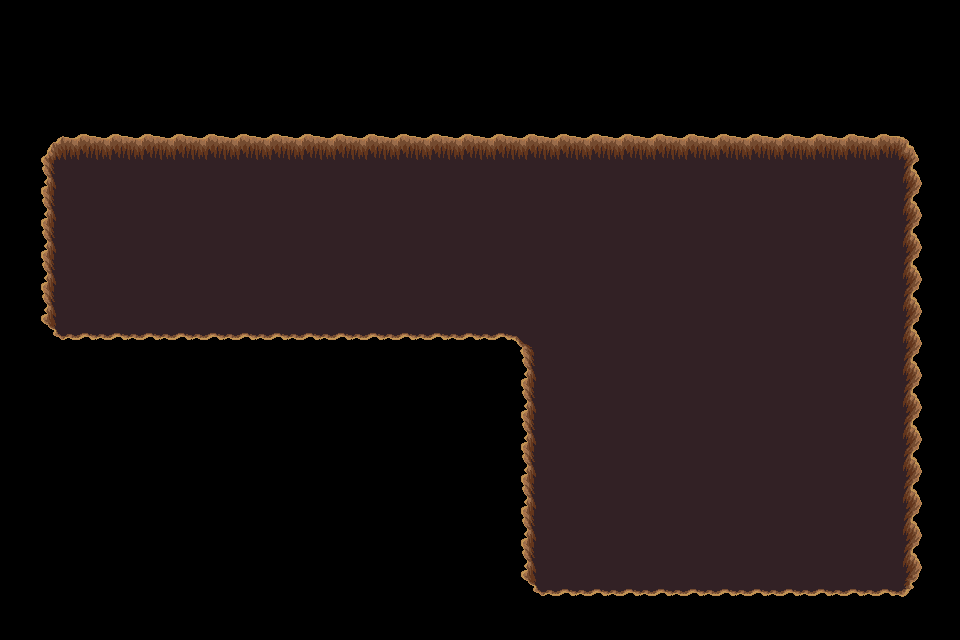

Below is a game level as drawn by its tile map, then a one-line description and the .tmx file that defines it, in full:
An orthogonal 30x20 tile map with 32x32 px tiles, 1 tile layer (trou), 2 tilesets.

<map version="1.5" tiledversion="1.7.2" orientation="orthogonal" renderorder="right-down" width="30" height="20" tilewidth="32" tileheight="32" infinite="0" nextlayerid="9" nextobjectid="1">
 <tileset firstgid="1" source="../../../dungeon_green.tsx" />
 <tileset firstgid="530" source="../../../dungeon.tsx" />
 <layer id="8" name="trou" width="30" height="20">
  <data encoding="csv">
0,0,0,0,0,0,0,0,0,0,0,0,0,0,0,0,0,0,0,0,0,0,0,0,0,0,0,0,0,0,
0,0,0,0,0,0,0,0,0,0,0,0,0,0,0,0,0,0,0,0,0,0,0,0,0,0,0,0,0,0,
0,0,0,0,0,0,0,0,0,0,0,0,0,0,0,0,0,0,0,0,0,0,0,0,0,0,0,0,0,0,
0,0,0,0,0,0,0,0,0,0,0,0,0,0,0,0,0,0,0,0,0,0,0,0,0,0,0,0,0,0,
0,432,433,433,433,433,433,433,433,433,433,433,433,433,433,433,433,433,433,433,433,433,433,433,433,433,433,433,434,0,
0,455,456,456,456,456,456,456,456,456,456,456,456,456,456,456,456,456,456,456,456,456,456,456,456,456,456,456,457,0,
0,455,456,456,456,456,456,456,456,456,456,456,456,456,456,456,456,456,456,456,456,456,456,456,456,456,456,456,457,0,
0,455,456,456,456,456,456,456,456,456,456,456,456,456,456,456,456,456,456,456,456,456,456,456,456,456,456,456,457,0,
0,455,456,456,456,456,456,456,456,456,456,456,456,456,456,456,456,456,456,456,456,456,456,456,456,456,456,456,457,0,
0,455,456,456,456,456,456,456,456,456,456,456,456,456,456,456,456,456,456,456,456,456,456,456,456,456,456,456,457,0,
0,478,479,479,479,479,479,479,479,479,479,479,479,479,479,479,388,456,456,456,456,456,456,456,456,456,456,456,457,0,
0,0,0,0,0,0,0,0,0,0,0,0,0,0,0,0,455,456,456,456,456,456,456,456,456,456,456,456,457,0,
0,0,0,0,0,0,0,0,0,0,0,0,0,0,0,0,455,456,456,456,456,456,456,456,456,456,456,456,457,0,
0,0,0,0,0,0,0,0,0,0,0,0,0,0,0,0,455,456,456,456,456,456,456,456,456,456,456,456,457,0,
0,0,0,0,0,0,0,0,0,0,0,0,0,0,0,0,455,456,456,456,456,456,456,456,456,456,456,456,457,0,
0,0,0,0,0,0,0,0,0,0,0,0,0,0,0,0,455,456,456,456,456,456,456,456,456,456,456,456,457,0,
0,0,0,0,0,0,0,0,0,0,0,0,0,0,0,0,455,456,456,456,456,456,456,456,456,456,456,456,457,0,
0,0,0,0,0,0,0,0,0,0,0,0,0,0,0,0,455,456,456,456,456,456,456,456,456,456,456,456,457,0,
0,0,0,0,0,0,0,0,0,0,0,0,0,0,0,0,478,479,479,479,479,479,479,479,479,479,479,479,480,0,
0,0,0,0,0,0,0,0,0,0,0,0,0,0,0,0,0,0,0,0,0,0,0,0,0,0,0,0,0,0
</data>
 </layer>
</map>
